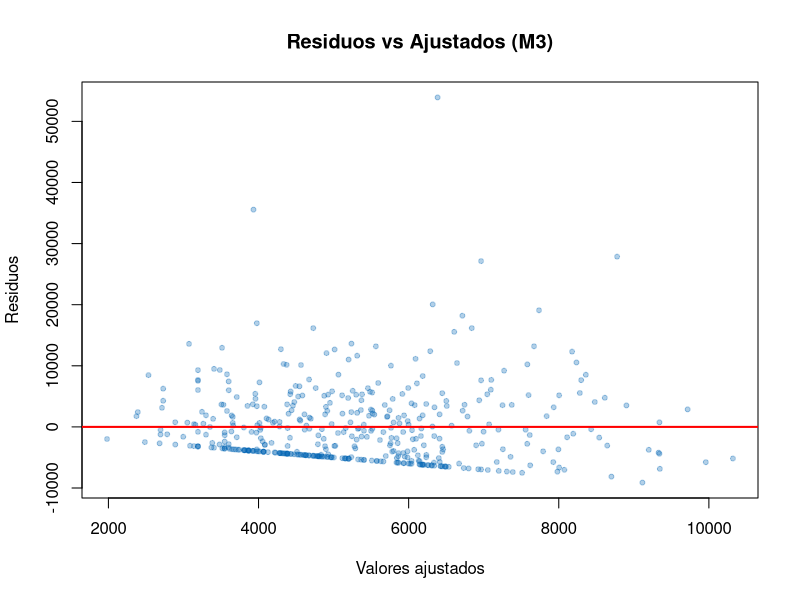

Here is the R script that generated this plot:
# ============================================================================
# Examen Final: LaLonde (1986) - Analisis de un RCT
# Estadistica 2026-II - Pontificia Universidad Javeriana
#
# Grupo: ___
# Integrantes: ___
# ============================================================================

library(ggplot2)

# === SECCION 1: CARGAR Y EXPLORAR ==========================================

install.packages("Matching", repos = "https://cloud.r-project.org")
library(Matching)
data(lalonde)

# 1.1 Dimensiones y grupos
nrow(lalonde)
ncol(lalonde)
table(lalonde$treat)

# 1.2 Descriptivos por grupo
# COMPLETAR: media, mediana, sd de re78 por grupo
aggregate(re78 ~ treat, data = lalonde, FUN = mean)
# Agregar mediana y sd...


# 1.3 Diferencia bruta
# COMPLETAR: calcular la diferencia de medias
# INTERPRETAR: ...


# 1.4 Boxplot
# COMPLETAR: boxplot de re78 por treat
# INTERPRETAR: ...


# === SECCION 2: BALANCE ====================================================

# 2.1 Tabla de balance
balance_vars <- c("age", "educ", "black", "hisp",
                  "married", "nodegr", "re74", "re75")

cat("=== Tabla de Balance ===\n\n")
for (v in balance_vars) {
  m_treat <- mean(lalonde[[v]][lalonde$treat == 1])
  m_ctrl  <- mean(lalonde[[v]][lalonde$treat == 0])
  tt      <- t.test(lalonde[[v]] ~ lalonde$treat)
  cat(sprintf("%-10s  Treat: %7.2f  Control: %7.2f  p = %.3f\n",
              v, m_treat, m_ctrl, tt$p.value))
}

# 2.2 RESPONDER: Alguna variable con p < 0.05? Discutir...
# RESPUESTA:


# 2.3 RESPONDER: Por que importa el balance pre-tratamiento?
# RESPUESTA:


# === SECCION 3: OLS CON DUMMY ==============================================

# 3.1 Modelo simple
m1 <- lm(re78 ~ treat, data = lalonde)
summary(m1)

# 3.2 ESCRIBIR la ecuacion estimada:
# re78_hat = ___ + ___ * treat

# 3.3 INTERPRETAR beta_0:
# RESPUESTA:

# 3.4 INTERPRETAR beta_1 (efecto causal):
# RESPUESTA:

# 3.5 Intervalo de confianza
confint(m1)
# INTERPRETAR: contiene al 0? que implica?
# RESPUESTA:

# 3.6 Comparar con t-test
t.test(re78 ~ treat, data = lalonde, var.equal = TRUE)
# COMPARAR t-estadistico y p-valor con los del lm()
# RESPUESTA:


# === SECCION 4: R-SQUARED ==================================================

# 4.1 R2 del modelo
summary(m1)$r.squared

# 4.2 R2 a mano
SST <- sum((lalonde$re78 - mean(lalonde$re78))^2)
SSE <- sum(residuals(m1)^2)
SSR <- SST - SSE
R2  <- 1 - SSE / SST

cat("SST:", round(SST, 0), "\n")
cat("SSE:", round(SSE, 0), "\n")
cat("SSR:", round(SSR, 0), "\n")
cat("R2: ", round(R2, 4), "\n")

# 4.3 RESPONDER: R2 bajo = programa no funciona?
# RESPUESTA:

# 4.4 RESPONDER: Diferencia entre R2 y significancia
# RESPUESTA:

# 4.5 RESPONDER: Por que R2 bajo es esperado en un RCT?
# RESPUESTA:


# === SECCION 5: REGRESION MULTIPLE =========================================

# 5.1 Cuatro modelos
m1 <- lm(re78 ~ treat, data = lalonde)
m2 <- lm(re78 ~ treat + re75, data = lalonde)
m3 <- lm(re78 ~ treat + re75 + age + educ + black + married,
         data = lalonde)
m4 <- lm(re78 ~ treat + re74 + re75 + age + educ +
           black + hisp + married + nodegr,
         data = lalonde)

# 5.2 COMPLETAR la tabla de resultados
cat("=== Coeficiente de treat ===\n")
cat("M1:", round(coef(m1)["treat"], 0),
    " SE:", round(coef(summary(m1))["treat", "Std. Error"], 0),
    " R2:", round(summary(m1)$r.squared, 4), "\n")
# COMPLETAR para M2, M3, M4...


# 5.3 RESPONDER: Cambia mucho beta_treat de M1 a M4? Por que?
# RESPUESTA:

# 5.4 RESPONDER: Que pasa con el SE de treat?
# RESPUESTA:

# 5.5 Intervalos de confianza
cat("\n=== IC 95% para treat ===\n")
cat("M1:", round(confint(m1)["treat", ], 0), "\n")
# COMPLETAR para M2, M3, M4...

# 5.6 INTERPRETAR coeficiente de black en M4:
# RESPUESTA:


# === SECCION 6: TABLA DE REGRESION =========================================

# 6.1 Construir tabla estilo paper
# COMPLETAR: usar los resultados de la seccion 5
# Formato: coeficiente con asteriscos, SE entre parentesis

cat("\n=== TABLA DE REGRESION ===\n\n")
cat("                (1)         (2)         (3)         (4)\n")
cat("              re78        re78        re78        re78\n")
cat("-----------------------------------------------------------\n")

models <- list(m1, m2, m3, m4)
vars_show <- c("treat", "re75", "age", "educ", "black", "married")

for (v in vars_show) {
  coefs <- sapply(models, function(m) {
    s <- coef(summary(m))
    if (v %in% rownames(s)) {
      est <- round(s[v, "Estimate"], 0)
      se  <- round(s[v, "Std. Error"], 0)
      p   <- s[v, "Pr(>|t|)"]
      stars <- ifelse(p < 0.01, "***",
                      ifelse(p < 0.05, "**",
                             ifelse(p < 0.10, "*", "")))
      paste0(est, stars, " (", se, ")")
    } else {
      ""
    }
  })
  cat(sprintf("%-12s %12s %12s %12s %12s\n", v,
              coefs[1], coefs[2], coefs[3], coefs[4]))
}
cat("-----------------------------------------------------------\n")
cat(sprintf("%-12s %12s %12s %12s %12s\n", "R2",
            round(summary(m1)$r.squared, 3),
            round(summary(m2)$r.squared, 3),
            round(summary(m3)$r.squared, 3),
            round(summary(m4)$r.squared, 3)))
cat(sprintf("%-12s %12d %12d %12d %12d\n", "N",
            nrow(lalonde), nrow(lalonde), nrow(lalonde), nrow(lalonde)))

# 6.2 ESCRIBIR una oracion de resultados:
# RESPUESTA:


# === SECCION 7: SESGO DE SELECCION =========================================

# 7.1 Simular tratamiento observacional (NO aleatorio)
set.seed(2026)
lalonde$prob <- pnorm(lalonde$re75, mean = 3000, sd = 5000)
lalonde$treat_obs <- rbinom(nrow(lalonde), 1, lalonde$prob)

m_obs1 <- lm(re78 ~ treat_obs, data = lalonde)
m_obs2 <- lm(re78 ~ treat_obs + re75 + age + educ + black,
             data = lalonde)

# 7.2 COMPLETAR la tabla comparativa
cat("\n=== RCT vs Observacional ===\n")
cat("RCT (M1):            ", round(coef(m1)["treat"], 0), "\n")
cat("Obs. sin controles:  ", round(coef(m_obs1)["treat_obs"], 0), "\n")
cat("Obs. con controles:  ", round(coef(m_obs2)["treat_obs"], 0), "\n")

# 7.3 RESPONDER: Direccion del sesgo usando OVB
# RESPUESTA:

# 7.4 RESPONDER: Controles arreglan el sesgo completamente?
# RESPUESTA:

# 7.5 REFLEXION FINAL (maximo 5 oraciones):
# RESPUESTA:

# Limpiar
lalonde$prob      <- NULL
lalonde$treat_obs <- NULL


# === SECCION 8: DIAGNOSTICOS ===============================================

library(lmtest)
library(sandwich)

# 8.1 Breusch-Pagan
bptest(m3)
# INTERPRETAR:

# 8.2 Residuos vs ajustados
plot(fitted(m3), residuals(m3),
     xlab = "Valores ajustados", ylab = "Residuos",
     main = "Residuos vs Ajustados (M3)",
     pch = 20, col = rgb(0, 0.4, 0.7, 0.3))
abline(h = 0, col = "red", lwd = 2)
# INTERPRETAR:

# 8.3 Errores robustos
coeftest(m3, vcov = vcovHC(m3, type = "HC1"))
# COMPARAR con summary(m3): cambia la significancia de treat?
# RESPUESTA:

# 8.4 Cook's distance
cook <- cooks.distance(m3)
cat("\nObs. con Cook's D > 4/n:", sum(cook > 4/nrow(lalonde)), "\n")
cat("Max Cook's D:", round(max(cook), 4), "\n")
# RESPONDER: Deberia eliminar observaciones automaticamente?
# RESPUESTA:


# === SECCION 9: CONEXION CON COLOMBIA ======================================

# 9.1 RESPONDER:
# a) Como evaluarian Jovenes en Accion?
# b) Cual es el tratamiento y cual el resultado?
# c) Por que no basta comparar sin aleatorizacion?
# RESPUESTAS:


# ============================================================================
# FIN DEL EXAMEN FINAL
# ============================================================================
